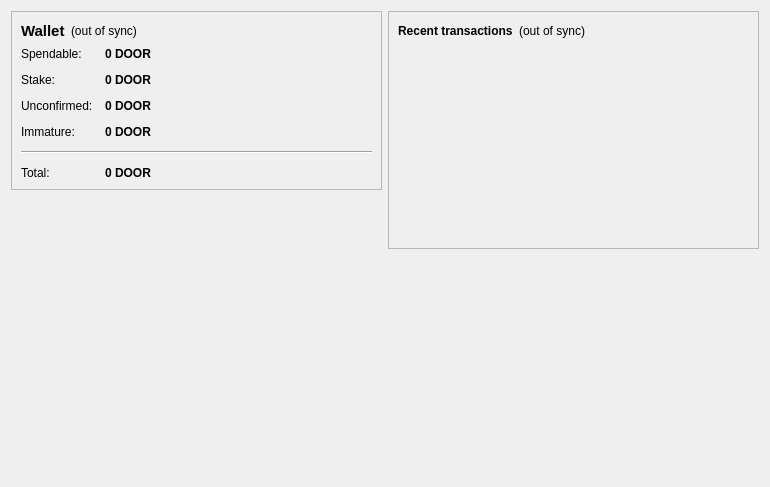
<?xml version="1.0" encoding="UTF-8"?>
<ui version="4.0">
 <class>OverviewPage</class>
 <widget class="QWidget" name="OverviewPage">
  <property name="geometry">
   <rect>
    <x>0</x>
    <y>0</y>
    <width>770</width>
    <height>487</height>
   </rect>
  </property>
  <property name="windowTitle">
   <string>Form</string>
  </property>
  <layout class="QHBoxLayout" name="horizontalLayout" stretch="1,1">
   <item>
    <layout class="QVBoxLayout" name="verticalLayout_2">
     <item>
      <widget class="QFrame" name="frame">
       <property name="frameShape">
        <enum>QFrame::StyledPanel</enum>
       </property>
       <property name="frameShadow">
        <enum>QFrame::Raised</enum>
       </property>
       <layout class="QVBoxLayout" name="verticalLayout_4">
        <item>
         <layout class="QHBoxLayout" name="horizontalLayout_4">
          <item>
           <widget class="QLabel" name="label_5">
            <property name="font">
             <font>
              <pointsize>11</pointsize>
              <weight>75</weight>
              <bold>true</bold>
             </font>
            </property>
            <property name="text">
             <string>Wallet</string>
            </property>
           </widget>
          </item>
          <item>
           <widget class="QLabel" name="labelWalletStatus">
            <property name="toolTip">
             <string>The displayed information may be out of date. Your wallet automatically synchronizes with the DoorsCoin network after a connection is established, but this process has not completed yet.</string>
            </property>
            <property name="styleSheet">
             <string notr="true"/>
            </property>
            <property name="text">
             <string notr="true">(out of sync)</string>
            </property>
            <property name="alignment">
             <set>Qt::AlignLeading|Qt::AlignLeft|Qt::AlignVCenter</set>
            </property>
           </widget>
          </item>
          <item>
           <spacer name="horizontalSpacer_2">
            <property name="orientation">
             <enum>Qt::Horizontal</enum>
            </property>
            <property name="sizeHint" stdset="0">
             <size>
              <width>40</width>
              <height>20</height>
             </size>
            </property>
           </spacer>
          </item>
         </layout>
        </item>
        <item>
         <layout class="QFormLayout" name="formLayout_2">
          <property name="fieldGrowthPolicy">
           <enum>QFormLayout::AllNonFixedFieldsGrow</enum>
          </property>
          <property name="horizontalSpacing">
           <number>12</number>
          </property>
          <property name="verticalSpacing">
           <number>12</number>
          </property>
          <item row="0" column="0">
           <widget class="QLabel" name="label">
            <property name="text">
             <string>Spendable:</string>
            </property>
           </widget>
          </item>
          <item row="0" column="1">
           <widget class="QLabel" name="labelBalance">
            <property name="font">
             <font>
              <weight>75</weight>
              <bold>true</bold>
             </font>
            </property>
            <property name="cursor">
             <cursorShape>IBeamCursor</cursorShape>
            </property>
            <property name="toolTip">
             <string>Your current spendable balance</string>
            </property>
            <property name="text">
             <string notr="true">0 DOOR</string>
            </property>
            <property name="textInteractionFlags">
             <set>Qt::LinksAccessibleByMouse|Qt::TextSelectableByKeyboard|Qt::TextSelectableByMouse</set>
            </property>
           </widget>
          </item>
          <item row="1" column="0">
           <widget class="QLabel" name="label_6">
            <property name="text">
             <string>Stake:</string>
            </property>
           </widget>
          </item>
          <item row="1" column="1">
           <widget class="QLabel" name="labelStake">
            <property name="font">
             <font>
              <weight>75</weight>
              <bold>true</bold>
             </font>
            </property>
            <property name="cursor">
             <cursorShape>IBeamCursor</cursorShape>
            </property>
            <property name="toolTip">
             <string>Total of coins that was staked, and do not yet count toward the current balance</string>
            </property>
            <property name="text">
             <string notr="true">0 DOOR</string>
            </property>
            <property name="textInteractionFlags">
             <set>Qt::LinksAccessibleByMouse|Qt::TextSelectableByKeyboard|Qt::TextSelectableByMouse</set>
            </property>
           </widget>
          </item>
          <item row="2" column="0">
           <widget class="QLabel" name="label_3">
            <property name="text">
             <string>Unconfirmed:</string>
            </property>
           </widget>
          </item>
          <item row="2" column="1">
           <widget class="QLabel" name="labelUnconfirmed">
            <property name="font">
             <font>
              <weight>75</weight>
              <bold>true</bold>
             </font>
            </property>
            <property name="cursor">
             <cursorShape>IBeamCursor</cursorShape>
            </property>
            <property name="toolTip">
             <string>Total of transactions that have yet to be confirmed, and do not yet count toward the current balance</string>
            </property>
            <property name="text">
             <string notr="true">0 DOOR</string>
            </property>
            <property name="textInteractionFlags">
             <set>Qt::LinksAccessibleByMouse|Qt::TextSelectableByKeyboard|Qt::TextSelectableByMouse</set>
            </property>
           </widget>
          </item>
          <item row="3" column="0">
           <widget class="QLabel" name="labelImmatureText">
            <property name="text">
             <string>Immature:</string>
            </property>
           </widget>
          </item>
          <item row="3" column="1">
           <widget class="QLabel" name="labelImmature">
            <property name="font">
             <font>
              <weight>75</weight>
              <bold>true</bold>
             </font>
            </property>
            <property name="toolTip">
             <string>Mined balance that has not yet matured</string>
            </property>
            <property name="text">
             <string notr="true">0 DOOR</string>
            </property>
            <property name="textInteractionFlags">
             <set>Qt::LinksAccessibleByMouse|Qt::TextSelectableByKeyboard|Qt::TextSelectableByMouse</set>
            </property>
           </widget>
          </item>
          <item row="4" column="0" colspan="2">
           <widget class="Line" name="line">
            <property name="orientation">
             <enum>Qt::Horizontal</enum>
            </property>
           </widget>
          </item>
          <item row="5" column="0">
           <widget class="QLabel" name="labelTotalText">
            <property name="text">
             <string>Total:</string>
            </property>
           </widget>
          </item>
          <item row="5" column="1">
           <widget class="QLabel" name="labelTotal">
            <property name="font">
             <font>
              <weight>75</weight>
              <bold>true</bold>
             </font>
            </property>
            <property name="cursor">
             <cursorShape>IBeamCursor</cursorShape>
            </property>
            <property name="toolTip">
             <string>Your current total balance</string>
            </property>
            <property name="text">
             <string notr="true">0 DOOR</string>
            </property>
            <property name="textInteractionFlags">
             <set>Qt::LinksAccessibleByMouse|Qt::TextSelectableByKeyboard|Qt::TextSelectableByMouse</set>
            </property>
           </widget>
          </item>
         </layout>
        </item>
       </layout>
      </widget>
     </item>
     <item>
      <spacer name="verticalSpacer">
       <property name="orientation">
        <enum>Qt::Vertical</enum>
       </property>
       <property name="sizeHint" stdset="0">
        <size>
         <width>20</width>
         <height>40</height>
        </size>
       </property>
      </spacer>
     </item>
     <item>
      <widget class="QLabel" name="label_2">
       <property name="autoFillBackground">
        <bool>true</bool>
       </property>
       <property name="text">
        <string/>
       </property>
       <property name="pixmap">
        <pixmap resource="../bitcoin.qrc">:/icons/mastbg</pixmap>
       </property>
       <property name="scaledContents">
        <bool>false</bool>
       </property>
       <property name="margin">
        <number>0</number>
       </property>
      </widget>
     </item>
    </layout>
   </item>
   <item>
    <layout class="QVBoxLayout" name="verticalLayout_3">
     <item>
      <widget class="QFrame" name="frame_2">
       <property name="frameShape">
        <enum>QFrame::StyledPanel</enum>
       </property>
       <property name="frameShadow">
        <enum>QFrame::Raised</enum>
       </property>
       <layout class="QVBoxLayout" name="verticalLayout">
        <item>
         <layout class="QHBoxLayout" name="horizontalLayout_2">
          <item>
           <widget class="QLabel" name="label_4">
            <property name="text">
             <string>&lt;b&gt;Recent transactions&lt;/b&gt;</string>
            </property>
           </widget>
          </item>
          <item>
           <widget class="QLabel" name="labelTransactionsStatus">
            <property name="toolTip">
             <string>The displayed information may be out of date. Your wallet automatically synchronizes with the DoorsCoin network after a connection is established, but this process has not completed yet.</string>
            </property>
            <property name="styleSheet">
             <string notr="true"/>
            </property>
            <property name="text">
             <string notr="true">(out of sync)</string>
            </property>
            <property name="alignment">
             <set>Qt::AlignRight|Qt::AlignTrailing|Qt::AlignVCenter</set>
            </property>
           </widget>
          </item>
          <item>
           <spacer name="horizontalSpacer">
            <property name="orientation">
             <enum>Qt::Horizontal</enum>
            </property>
            <property name="sizeHint" stdset="0">
             <size>
              <width>40</width>
              <height>20</height>
             </size>
            </property>
           </spacer>
          </item>
         </layout>
        </item>
        <item>
         <widget class="QListView" name="listTransactions">
          <property name="styleSheet">
           <string notr="true">QListView { background: transparent; }</string>
          </property>
          <property name="frameShape">
           <enum>QFrame::NoFrame</enum>
          </property>
          <property name="verticalScrollBarPolicy">
           <enum>Qt::ScrollBarAlwaysOff</enum>
          </property>
          <property name="horizontalScrollBarPolicy">
           <enum>Qt::ScrollBarAlwaysOff</enum>
          </property>
          <property name="selectionMode">
           <enum>QAbstractItemView::NoSelection</enum>
          </property>
         </widget>
        </item>
       </layout>
      </widget>
     </item>
     <item>
      <spacer name="verticalSpacer_2">
       <property name="orientation">
        <enum>Qt::Vertical</enum>
       </property>
       <property name="sizeHint" stdset="0">
        <size>
         <width>20</width>
         <height>40</height>
        </size>
       </property>
      </spacer>
     </item>
    </layout>
   </item>
  </layout>
 </widget>
 <resources>
  <include location="../bitcoin.qrc"/>
 </resources>
 <connections/>
</ui>
